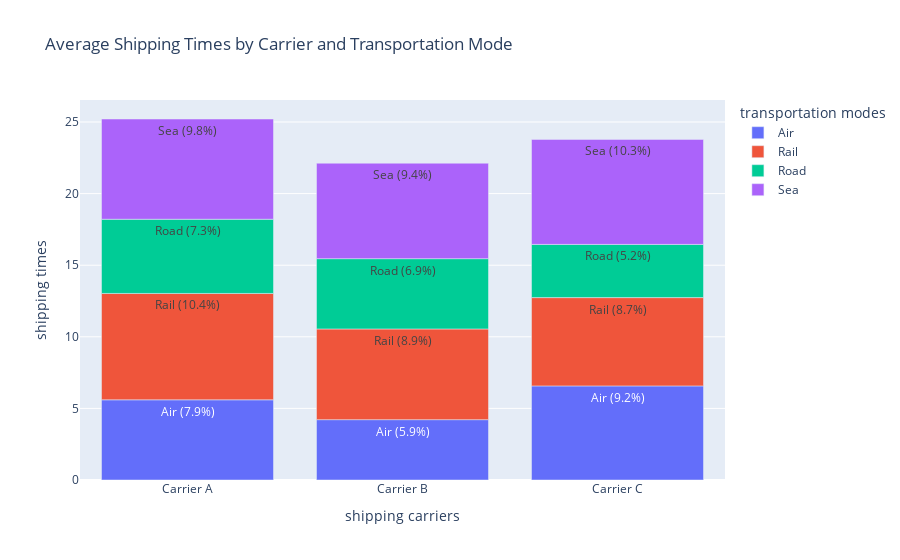

Notebook source saved alongside this figure:
### Code cell
import plotly.express as px

plot8 = df.groupby(['transportation modes', 'shipping carriers'])['shipping times'].mean().reset_index()

# Calculate percentages
total_shipping_times = plot8['shipping times'].sum()
plot8['percent'] = plot8['shipping times'] / total_shipping_times * 100

plot8['text'] = plot8['transportation modes'] + ' (' + plot8['percent'].round(1).astype(str) + '%)'
plot8 = px.bar(plot8,
               x='shipping carriers',
               y='shipping times',
               color='transportation modes',
               text='text',
               title='Average Shipping Times by Carrier and Transportation Mode')
plot8

### Figure 1 — Plotly figure (JSON) as saved in the notebook; plotly's stock layout.template omitted (floating-point values rounded to 4 significant figures)
{"data": [{"alignmentgroup": "True", "hovertemplate": "transportation modes=Air<br>shipping carriers=%{x}<br>shipping times=%{y}<br>text=%{text}<extra></extra>", "legendgroup": "Air", "marker": {"color": "#636efa", "pattern": {"shape": ""}}, "name": "Air", "offsetgroup": "Air", "orientation": "v", "showlegend": true, "text": ["Air (7.9%)", "Air (5.9%)", "Air (9.2%)"], "textposition": "auto", "type": "bar", "x": ["Carrier A", "Carrier B", "Carrier C"], "xaxis": "x", "y": [5.6, 4.214, 6.571], "yaxis": "y"}, {"alignmentgroup": "True", "hovertemplate": "transportation modes=Rail<br>shipping carriers=%{x}<br>shipping times=%{y}<br>text=%{text}<extra></extra>", "legendgroup": "Rail", "marker": {"color": "#EF553B", "pattern": {"shape": ""}}, "name": "Rail", "offsetgroup": "Rail", "orientation": "v", "showlegend": true, "text": ["Rail (10.4%)", "Rail (8.9%)", "Rail (8.7%)"], "textposition": "auto", "type": "bar", "x": ["Carrier A", "Carrier B", "Carrier C"], "xaxis": "x", "y": [7.429, 6.333, 6.167], "yaxis": "y"}, {"alignmentgroup": "True", "hovertemplate": "transportation modes=Road<br>shipping carriers=%{x}<br>shipping times=%{y}<br>text=%{text}<extra></extra>", "legendgroup": "Road", "marker": {"color": "#00cc96", "pattern": {"shape": ""}}, "name": "Road", "offsetgroup": "Road", "orientation": "v", "showlegend": true, "text": ["Road (7.3%)", "Road (6.9%)", "Road (5.2%)"], "textposition": "auto", "type": "bar", "x": ["Carrier A", "Carrier B", "Carrier C"], "xaxis": "x", "y": [5.182, 4.909, 3.714], "yaxis": "y"}, {"alignmentgroup": "True", "hovertemplate": "transportation modes=Sea<br>shipping carriers=%{x}<br>shipping times=%{y}<br>text=%{text}<extra></extra>", "legendgroup": "Sea", "marker": {"color": "#ab63fa", "pattern": {"shape": ""}}, "name": "Sea", "offsetgroup": "Sea", "orientation": "v", "showlegend": true, "text": ["Sea (9.8%)", "Sea (9.4%)", "Sea (10.3%)"], "textposition": "auto", "type": "bar", "x": ["Carrier A", "Carrier B", "Carrier C"], "xaxis": "x", "y": [7, 6.667, 7.333], "yaxis": "y"}], "layout": {"barmode": "relative", "legend": {"title": {"text": "transportation modes"}, "tracegroupgap": 0}, "title": {"text": "Average Shipping Times by Carrier and Transportation Mode"}, "xaxis": {"anchor": "y", "domain": [0, 1], "title": {"text": "shipping carriers"}}, "yaxis": {"anchor": "x", "domain": [0, 1], "title": {"text": "shipping times"}}}}
